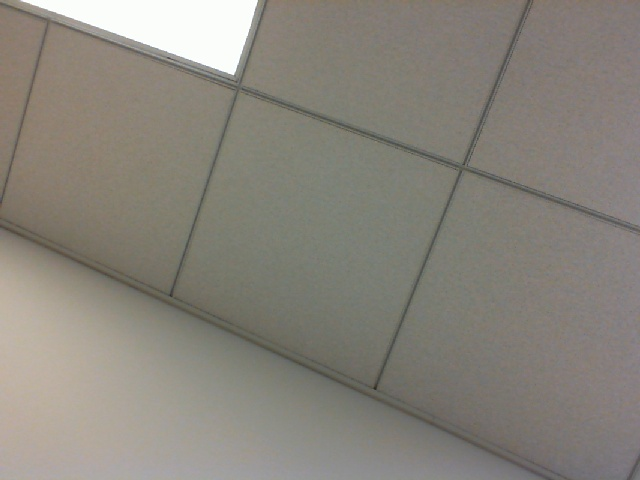
#> input picture Software/motion_capture/griffin_mocap_test/lion.jpg, 640 x 480 px, given in place of the camera
$ python main.py
#> lines starting #> are read from the running program, lines starting #| are printed output that depends on the picture; after the words box and inside, x2 and y2 are one past the last pixel; in counts of white or black regions, pixels touching at a corner belong together
#> further down, frame is the input picture: shape (480, 640, 3); mean B, G, R 123.2, 131.8, 136.1
import cv2
import numpy as np
import matplotlib.pyplot as plt

# Function to detect bright spots in a frame
def detect_bright_spots(frame):
    gray = cv2.cvtColor(frame, cv2.COLOR_BGR2GRAY)
    blurred = cv2.GaussianBlur(gray, (11, 11), 0)
    _, binary_image = cv2.threshold(blurred, 200, 255, cv2.THRESH_BINARY)
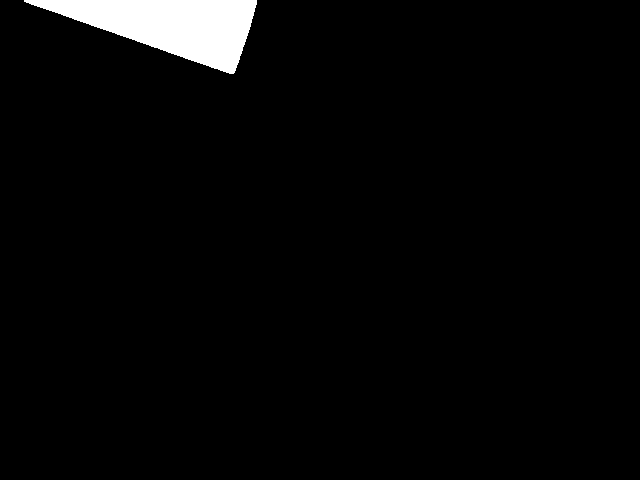
#> binary_image: shape (480, 640); 2.9% white; 1 white region
    contours, _ = cv2.findContours(binary_image, cv2.RETR_EXTERNAL, cv2.CHAIN_APPROX_SIMPLE)
#> contours = 1 contour; box (x1, y1, x2, y2) and area: (24, 0, 257, 74) 8790
    return contours

# Initialize video capture (0 for built-in camera, 1 for USB webcam)
cap = cv2.VideoCapture(0)

if not cap.isOpened():
    print("Error: Could not open the webcam.")
    exit()

plt.ion()  # Turn on interactive mode
fig, ax = plt.subplots()

while True:
    ret, frame = cap.read()
    if not ret:
        print("Error: Could not read frame from the webcam.")
        break

    contours = detect_bright_spots(frame)
    output_frame = frame.copy()
    cv2.drawContours(output_frame, contours, -1, (0, 255, 0), 2)
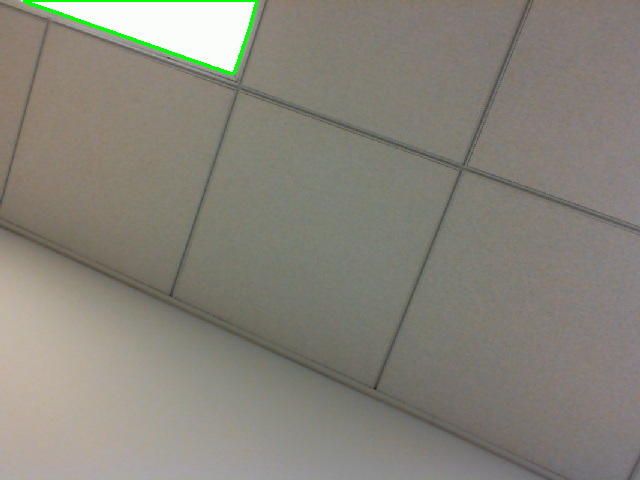
#> output_frame: shape (480, 640, 3); 0.49% of pixels changed, all inside (x1, y1, x2, y2) = (23, 0, 258, 75)

    ax.clear()
    ax.set_title('Detected Bright Spots')
    ax.imshow(cv2.cvtColor(output_frame, cv2.COLOR_BGR2RGB))
    plt.axis('off')
    plt.pause(0.01)  # Pause to update the plot

    # Display the result in a window (optional, for debugging)
    # cv2.imshow('Detected Bright Spots', output_frame)

    if cv2.waitKey(1) & 0xFF == ord('q'):
#> (key q is pressed here)
        break

cap.release()
cv2.destroyAllWindows()
plt.ioff()
plt.show()
